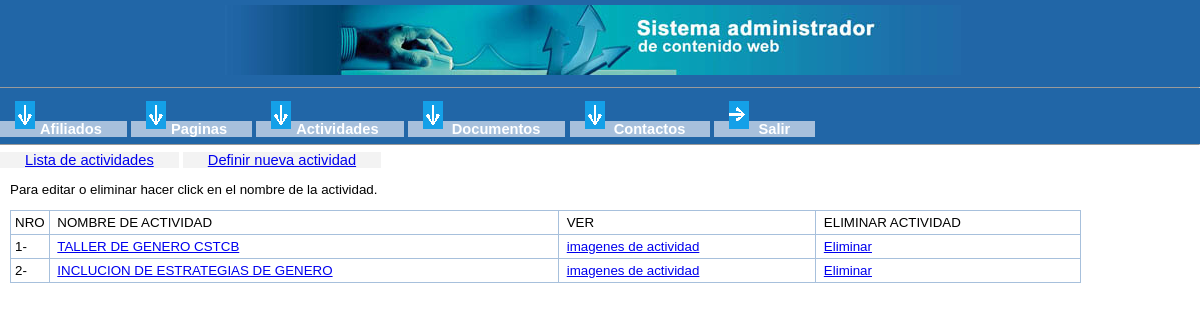
Page /admin/actividades.php (signed in) on the committed database.
### tables this page shows
CREATE TABLE IF NOT EXISTS `actividad` (
  `id_actividad` int(11) NOT NULL AUTO_INCREMENT,
  `nombre` varchar(150) DEFAULT NULL,
  `descripcion` blob,
  PRIMARY KEY (`id_actividad`)
);

### admin/actividades.php (the view, shortened to what this page needs)
<?php
require ("funciones.php");
?>
<div id="contenido_admin" style="clear:both;">
<div id="submenu">
<a href="actividades.php">Lista de actividades</a>
<a href="actividades.php?accion=anadir">Definir nueva actividad</a>
</div>
<?php
if (!isset($_GET['accion']) && !isset($_POST['accion'])){
echo "<p>Para editar o eliminar hacer click en el nombre de la actividad.</p>";
$buscar="SELECT * FROM actividad ORDER BY id_actividad DESC";
$resultados = mysql_query($buscar);
if($resultados){
	echo "<div id='listado_principal'><table width=\"90%\">\n";
	echo "<tr><td width=\"1%\">NRO</td>";
	echo "<td>&nbsp;NOMBRE DE ACTIVIDAD</td>";
	echo "<td>&nbsp;VER</td>";
	echo "<td>&nbsp;ELIMINAR ACTIVIDAD</td>";
	echo "</tr>\n";
	$x = 1;
	while (list($id,$nombre) = mysql_fetch_array($resultados)) {
		echo "<tr><td width=\"1%\">".$x."-</td>";
		echo "<td>&nbsp;<a href=\"actividades.php?accion=editar&id=".$id."\">".$nombre."</a></td>";
		echo "<td>&nbsp;<a href=\"imagenes.php?id=".$id."\">imagenes de actividad</a></td>";
		echo "<td>&nbsp;<a href='#' onclick='Confirmar4($id);'>Eliminar</a></td>";
		echo "</tr>\n";
		$x++;
	}
	echo "</table></div>\n";
 }
}
?>
</div>
</body>
</html>

### admin/presentacion.css (style rules this page uses)
body { margin:0;background-color:white;font-family:sans-serif,arial;font-size:11pt; }
#submenu a { padding:0 25px 0 25px;background-color:#f3f3f3; }
table { border-collapse:collapse; }
td { font-size:10pt;border:1px #a7c0dc solid;padding:4px; }
p { font-size:10pt;padding:0 10px; }
#listado_principal { text-align:center;padding-left:10px; }

### rows in the picture
actividad: nombre "TALLER DE GENERO CSTCB"
actividad: nombre "INCLUCION DE ESTRATEGIAS DE GENERO"
